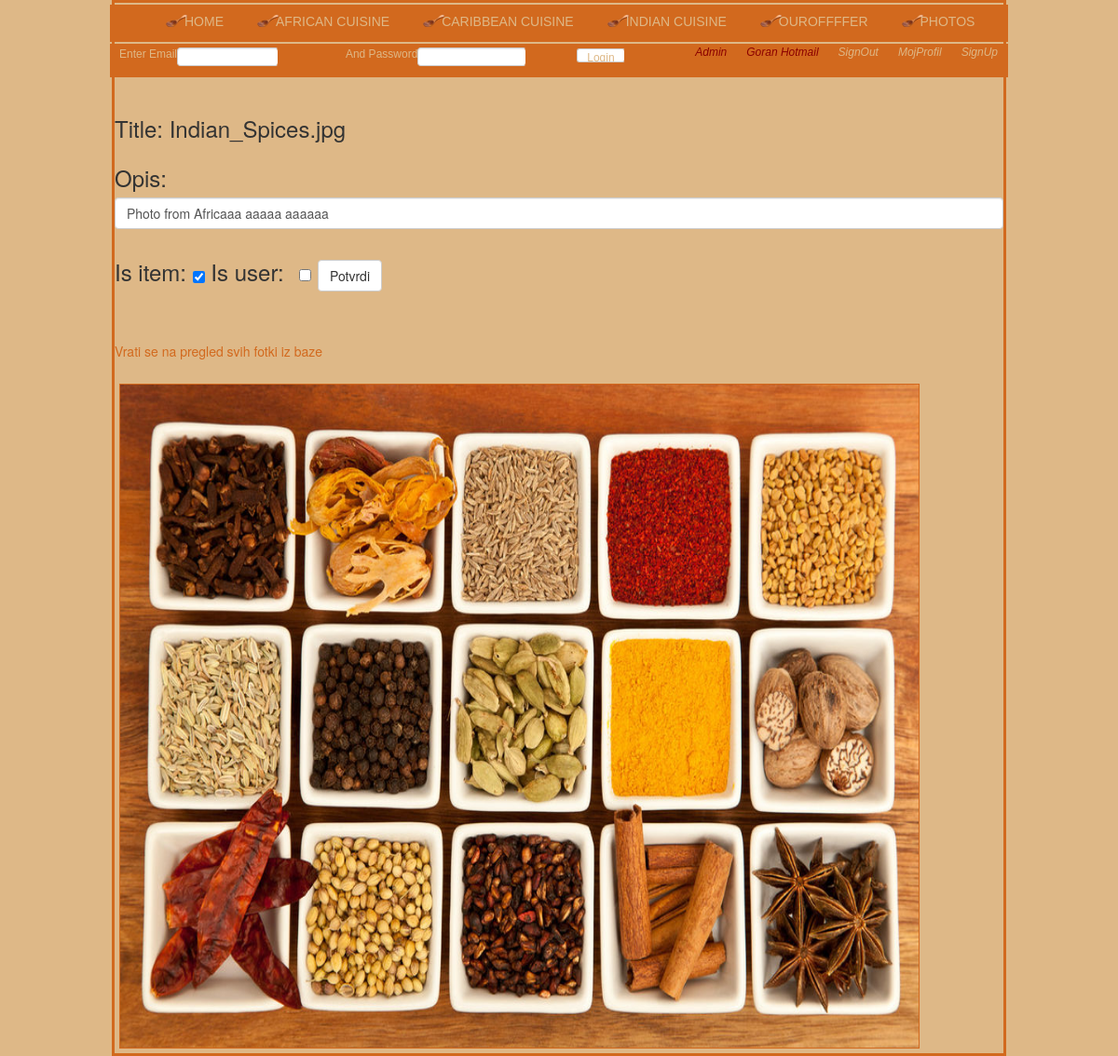
Screenshot of /showPhoto.php?photoid=1 (signed in) with the database file from the repository.
### tables this page shows
CREATE TABLE IF NOT EXISTS `photo` (
  `id` int(11) NOT NULL,
  `title` varchar(250) NOT NULL,
  `description` varchar(250) NOT NULL,
  `is_item` tinyint(1) DEFAULT NULL,
  `is_photo` tinyint(1) DEFAULT NULL
);

### class/PhotoDAO.php (called while the page is built, shortened)
<?php
class PhotoDAO {
    public function showPhoto($photoid){
        $dbConn = new DbConnection();
        $connection = $dbConn->connectToDB();
        $sqlphoto = "SELECT * FROM photo WHERE id = {$photoid}";
        if (!$resultsphoto = $connection->query($sqlphoto)){
            die('Ne mogu da izvrsim upit --showPhoto-- 1 zbog ['. $connection->error
                . "]");
        }
        $rowphoto = $resultsphoto->fetch_assoc();
        return $rowphoto;
    }
}

### showPhoto.php (the view, shortened to what this page needs)
<?php
include "header2.php";
include "class/PhotoDAO.php";
$photoDao = new PhotoDAO();
if(isset($_GET['photoid'])){
    $photoid = $_GET['photoid'];
    $rowphoto = $photoDao->showPhoto($photoid);
}
?>
<br />
<?php
    if($is_admin == 1){  ?>
<form method="post" action="showPhotos.php">
    <h3>Title:
    <?php echo $rowphoto['title']; ?><br /><br />
    Opis:<p class="form-control-static">
    <input type="textarea" class="form-control" rows="3" name="description" value="<?php echo $rowphoto['description']; ?>">
    </p>
    <br />
    Is item: <input type="checkbox" class="checkbox-inline" name="is_item" value="" <?php if($rowphoto['is_item'] == 1) echo "checked"; ?> >
    Is user: <input type="checkbox" class="checkbox-inline" name="is_user" value="" <?php if($rowphoto['is_photo'] == 1) echo "checked"; ?> >
    <input type="submit" class="btn btn-default" name="submit" value="Potvrdi">
    </h3>
</form>
<br /><br />
    <?php } ?>
<a href="showPhotos.php">Vrati se na pregled svih fotki iz baze</a>
<br /><br />
<?php if($rowphoto['is_item'] == 1){ ?>
<img src= "<?php echo LOCAL_URL; ?>/photo/item/<?php echo $rowphoto['title']; ?>" style="width:90%; height:90%; float: inherit" alt="Item Photo">
<?php }else{ ?>
    <img src= "<?php echo LOCAL_URL; ?>/photo/user/<?php echo $rowphoto['title']; ?>" style="width:90%; height:90%; float: inherit" alt="Item Photo">
<?php } ?>

### style.css (style rules this page uses)
body { width: 960px; margin: auto; background-color: #deb887; border: solid chocolate; }
a { color: chocolate; }
img { height: 150px; width: 130px; align: left; margin: 5px; border: 1px ridge chocolate; }

### rows the page displays
photo: title "Indian_Spices.jpg", description "Photo from Africaaa aaaaa aaaaaa", is_item "☑", title (picture)

### other values shown
$_SESSION['name'] "Goran Hotmail"
